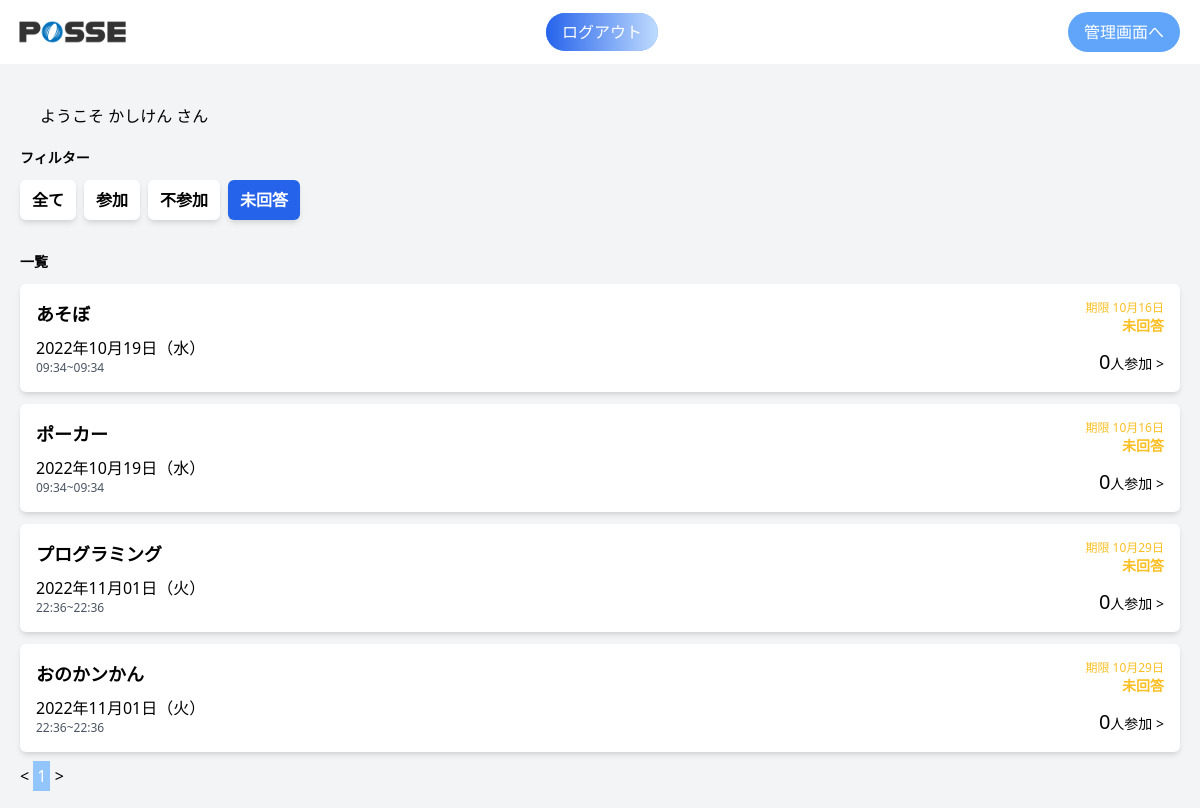
Screenshot of /index.php/?status=undefined (signed in) with the database file from the repository.
### tables this page shows
CREATE TABLE `events` (
  `id` int NOT NULL,
  `name` varchar(10) NOT NULL,
  `detail` text,
  `start_at` datetime DEFAULT NULL,
  `end_at` datetime DEFAULT NULL,
  `created_at` datetime DEFAULT CURRENT_TIMESTAMP,
  `updated_at` datetime DEFAULT CURRENT_TIMESTAMP ON UPDATE CURRENT_TIMESTAMP,
  `deleted_at` datetime DEFAULT NULL
);

### src/index.php (the view, shortened to what this page needs)
<?php
require('dbconnect.php');
$user_id = $_SESSION['user_id'];
$today = date("Y-m-d H:i:s");
$stmt = $db->prepare("SELECT count(*) FROM events WHERE events.start_at >= '" . $today . "'");
$stmt->execute();
$count = $stmt->fetch();
$maxCount = ceil($count['count(*)'] / 10);
if (isset($_GET['page']) && is_numeric($_GET['page'])) {
  $page = $_GET['page'];
} else {
  $page = 1;
}
$status = filter_input(INPUT_GET, 'status');
if (isset($status)) {
  if ($_GET["status"] == "undefined") {
    $stmt = $db->prepare("SELECT * FROM events WHERE events.id NOT IN(SELECT event_id FROM event_attendance where user_id = '$user_id') AND events.start_at >= '" . $today . "' ORDER BY events.start_at ASC;");
    $stmt->execute();
  }
}
$events = $stmt->fetchAll();
function get_day_of_week($w)
{
  $day_of_week_list = ['日', '月', '火', '水', '木', '金', '土'];
  return $day_of_week_list["$w"];
}
?>
<!DOCTYPE html>
<html lang="ja">
<head>
  <link href="https://unpkg.com/tailwindcss@^2/dist/tailwind.min.css" rel="stylesheet">
</head>
<body>
  <header class="h-16">
    <div class="flex justify-between items-center w-full h-full mx-auto pl-2 pr-5">
      <div class="h-full">
        <img src="img/header-logo.png" alt="" class="h-full">
      </div>
      <div>
        <a class="text-white bg-blue-400 px-4 py-2 rounded-3xl bg-gradient-to-r from-blue-600 to-blue-200" href="auth/login/logout.php">ログアウト</a>
      </div>
      <?php if ($_SESSION['role_id'] == 2) : ?>
      <a href="admin/index.php" class="text-white bg-blue-400 px-4 py-2 rounded-3xl posse-blue-gradation ">管理画面へ</a>
    <?php endif; ?>
    </div>
  </header>
  <main class="bg-gray-100">
    <div class="w-full mx-auto p-5">
      <p class="ml-5 my-5">ようこそ <?= $_SESSION['name'] ?> さん</p>
      <div id="filter" class="mb-8">
        <h2 class="text-sm font-bold mb-3">フィルター</h2>
        <div class="flex">
          <?php if ($status == '') : ?>
            <a href="/index.php" class="px-3 py-2 text-md font-bold mr-2 rounded-md shadow-md bg-blue-600 text-white">全て</a>
          <?php else : ?>
            <a href="/index.php" class="px-3 py-2 text-md font-bold mr-2 rounded-md shadow-md bg-white">全て</a>
          <?php endif; ?>
          <?php if ($status == '1') : ?>
            <a href="/index.php/?status=1" class="px-3 py-2 text-md font-bold mr-2 rounded-md shadow-md bg-blue-600 text-white">参加</a>
          <?php else : ?>
            <a href="/index.php/?status=1" class="px-3 py-2 text-md font-bold mr-2 rounded-md shadow-md bg-white">参加</a>
          <?php endif; ?>
          <?php if ($status == '2') : ?>
            <a href="/index.php/?status=2" class="px-3 py-2 text-md font-bold mr-2 rounded-md shadow-md bg-blue-600 text-white">不参加</a>
          <?php else : ?>
            <a href="/index.php/?status=2" class="px-3 py-2 text-md font-bold mr-2 rounded-md shadow-md bg-white">不参加</a>
          <?php endif; ?>
          <?php if ($status == 'undefined') : ?>
            <a href="/index.php/?status=undefined" class="px-3 py-2 text-md font-bold mr-2 rounded-md shadow-md bg-blue-600 text-white">未回答</a>
          <?php else : ?>
            <a href="/index.php/?status=undefined" class="px-3 py-2 text-md font-bold mr-2 rounded-md shadow-md bg-white">未回答</a>
          <?php endif; ?>
        </div>
      </div>
      <div id="events-list">
        <div class="flex justify-between items-center mb-3">
          <h2 class="text-sm font-bold">一覧</h2>
        </div>
        <?php foreach ($events as $event) :
          $start_date = strtotime($event['start_at']);
          $end_date = strtotime($event['end_at']);
          $day_of_week = get_day_of_week(date("w", $start_date));
        ?>
          <div class="modal-open bg-white mb-3 p-4 flex justify-between rounded-md shadow-md cursor-pointer" id="event-<?php echo $event['id']; ?>">
            <div>
              <h3 class="font-bold text-lg mb-2"><?php echo $event['name'] ?></h3>
              <p><?php echo date("Y年m月d日（${day_of_week}）", $start_date); ?></p>
              <p class="text-xs text-gray-600">
                <?php echo date("H:i", $start_date) . "~" . date("H:i", $end_date); ?>
              </p>
            </div>
            <div class="flex flex-col justify-between text-right">
              <div class="answer">
                <p class="hidden deadline text-xs text-yellow-400">期限 <?= date("m月d日", strtotime('-3 day', $end_date));; ?>
              </div>
              <a class="text-sm click-acord"><span class="text-xl count"></span>人参加 ></a>
            </div>
          </div>
        <?php endforeach; ?>
        <div class="mt-3">
          <?php if ($page > 1) : ?>
            <a href="index.php?page=<?= $page - 1; ?>" class="p-1">
              <</a>
              <?php else : ?>
                <span href="#"><</span>
                  <?php endif; ?>
                  <?php
                  for ($i = 0; $i < $maxCount; $i++) : ?>
                    <?php if ($i + 1 == $page) : ?>
                      <span class="p-1 bg-blue-300 text-white"><?= $i + 1; ?></span>
                    <?php else : ?>
                      <a href="index.php?page=<?= $i + 1; ?>" class="p-1"><?= $i + 1; ?></a>
                    <?php endif; ?>
                  <?php endfor; ?>
                  <?php if ($page < $maxCount) : ?>
                    <a href="index.php?page=<?= $page + 1; ?>" class="p-1">></a>
                  <?php else : ?>
                    <span href="#">></span>
                  <?php endif; ?>
        </div>
      </div>
    </div>
  </main>
</body>
</html>

### rows the page displays
events: name "あそぼ", start_at "2022年10月19日（水）", start_at "09:34", end_at "09:34", end_at "10月16日"
events: name "ポーカー", start_at "2022年10月19日（水）", start_at "09:34", end_at "09:34", end_at "10月16日"
events: name "プログラミング", start_at "2022年11月01日（火）", start_at "22:36", end_at "22:36", end_at "10月29日"
events: name "おのかンかん", start_at "2022年11月01日（火）", start_at "22:36", end_at "22:36", end_at "10月29日"

### other values shown
$_SESSION['name'] "かしけん"
